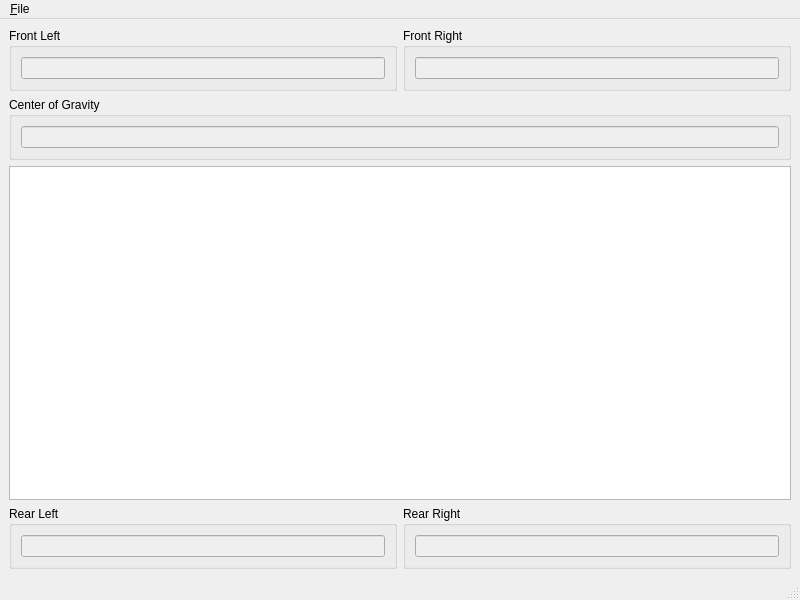
<?xml version="1.0" encoding="UTF-8"?>
<ui version="4.0">
 <class>MainWindow</class>
 <widget class="QMainWindow" name="MainWindow">
  <property name="geometry">
   <rect>
    <x>0</x>
    <y>0</y>
    <width>800</width>
    <height>600</height>
   </rect>
  </property>
  <property name="windowTitle">
   <string>VRPN Balance Board</string>
  </property>
  <property name="windowIcon">
   <iconset resource="balanceboard.qrc">
    <normaloff>:/wiibrew/WiiBalanceBoard.svg</normaloff>:/wiibrew/WiiBalanceBoard.svg</iconset>
  </property>
  <widget class="QWidget" name="centralwidget">
   <layout class="QVBoxLayout" name="verticalLayout">
    <item>
     <layout class="QHBoxLayout" name="horizontalLayout_2">
      <item>
       <widget class="QGroupBox" name="groupBox">
        <property name="title">
         <string>Front Left</string>
        </property>
        <layout class="QGridLayout" name="gridLayout">
         <item row="0" column="0">
          <widget class="QLineEdit" name="frontLeft">
           <property name="enabled">
            <bool>false</bool>
           </property>
          </widget>
         </item>
        </layout>
       </widget>
      </item>
      <item>
       <widget class="QGroupBox" name="groupBox_2">
        <property name="title">
         <string>Front Right</string>
        </property>
        <layout class="QGridLayout" name="gridLayout_2">
         <item row="0" column="0">
          <widget class="QLineEdit" name="frontRight">
           <property name="enabled">
            <bool>false</bool>
           </property>
          </widget>
         </item>
        </layout>
       </widget>
      </item>
     </layout>
    </item>
    <item>
     <widget class="QGroupBox" name="groupBox_5">
      <property name="title">
       <string>Center of Gravity</string>
      </property>
      <layout class="QGridLayout" name="gridLayout_5">
       <item row="0" column="0">
        <widget class="QLineEdit" name="centerOfGravity">
         <property name="enabled">
          <bool>false</bool>
         </property>
        </widget>
       </item>
      </layout>
     </widget>
    </item>
    <item>
     <widget class="QGraphicsView" name="graphicsView">
      <property name="dragMode">
       <enum>QGraphicsView::ScrollHandDrag</enum>
      </property>
     </widget>
    </item>
    <item>
     <layout class="QHBoxLayout" name="horizontalLayout">
      <item>
       <widget class="QGroupBox" name="groupBox_3">
        <property name="title">
         <string>Rear Left</string>
        </property>
        <layout class="QGridLayout" name="gridLayout_3">
         <item row="0" column="0">
          <widget class="QLineEdit" name="rearLeft">
           <property name="enabled">
            <bool>false</bool>
           </property>
          </widget>
         </item>
        </layout>
       </widget>
      </item>
      <item>
       <widget class="QGroupBox" name="groupBox_4">
        <property name="title">
         <string>Rear Right</string>
        </property>
        <layout class="QGridLayout" name="gridLayout_4">
         <item row="0" column="0">
          <widget class="QLineEdit" name="rearRight">
           <property name="enabled">
            <bool>false</bool>
           </property>
          </widget>
         </item>
        </layout>
       </widget>
      </item>
     </layout>
    </item>
   </layout>
  </widget>
  <widget class="QMenuBar" name="menubar">
   <property name="geometry">
    <rect>
     <x>0</x>
     <y>0</y>
     <width>800</width>
     <height>18</height>
    </rect>
   </property>
   <widget class="QMenu" name="menu_File">
    <property name="title">
     <string>&amp;File</string>
    </property>
    <addaction name="actionConnect"/>
   </widget>
   <addaction name="menu_File"/>
  </widget>
  <widget class="QStatusBar" name="statusbar"/>
  <action name="actionConnect">
   <property name="text">
    <string>&amp;Connect...</string>
   </property>
  </action>
  <action name="action_Quit">
   <property name="text">
    <string>&amp;Quit</string>
   </property>
  </action>
 </widget>
 <resources>
  <include location="balanceboard.qrc"/>
 </resources>
 <connections/>
</ui>
